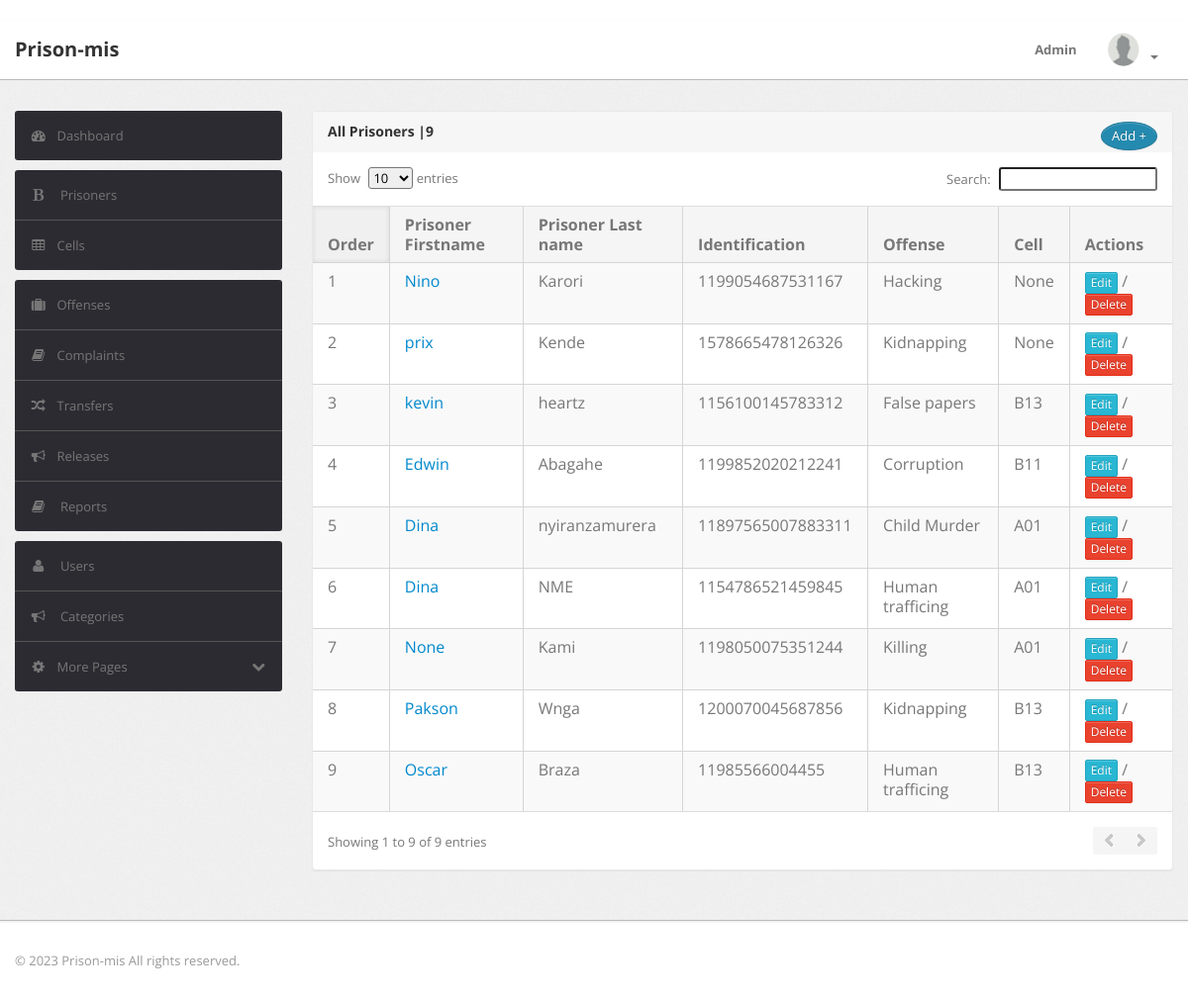
/prisoners/ (signed in), run on an earlier commit of the app's database.
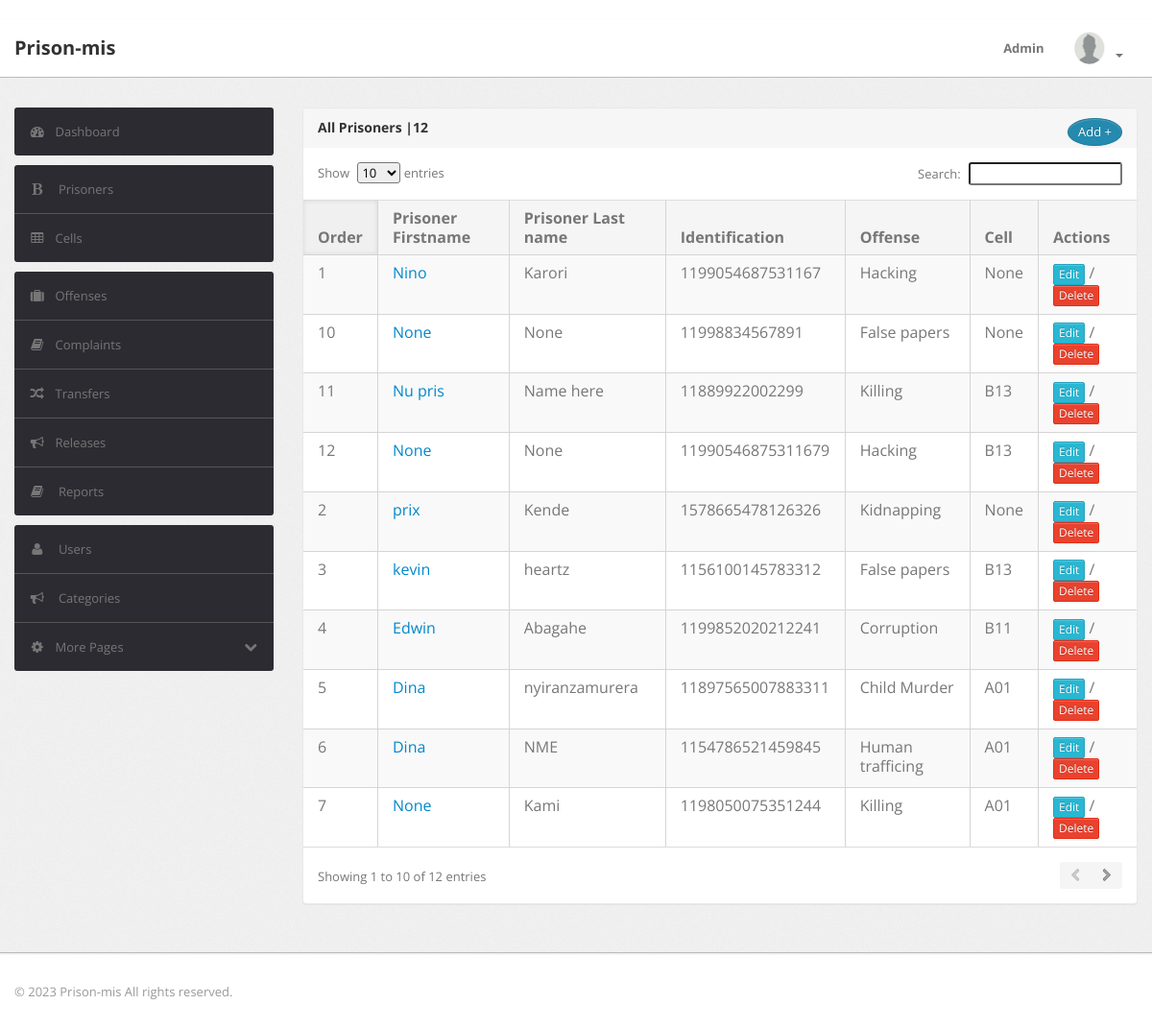
And on a later commit of the database.
### prisoners_app/models.py (models this page shows, shortened)
class Prisoner(models.Model):
    firstname = models.CharField(max_length=30, default='None')
    lastname = models.CharField(max_length=30, default='None')
    email = models.EmailField(null=True,blank=True)
    identification = models.IntegerField(max_length=16)
    phone = models.IntegerField(null=True,blank=True)
    crime = models.ForeignKey(Crime, on_delete=models.SET_NULL,null=True)
    cell = models.ForeignKey(Cell, on_delete=models.SET_NULL,null=True,blank=True)
    entry_date = models.DateField()
    release_date = models.DateField(null=True, blank=True)
    marital_status = models.TextField(max_length=10, choices = MARITAL_CHOICES)
    gender = models.TextField(max_length=10, choices = GENDER_CHOICES)
    address = models.CharField(max_length=20)
    status = models.CharField(max_length=10,choices=PRISONER_STATUS_CHOICES,default="INMATE",blank=True)
    photo = models.ImageField(upload_to='photos/', default='avatar.png')

class Crime(models.Model):
    name = models.CharField(max_length=30)
    description = models.TextField()
    detention_period = models.IntegerField()
    def __str__(self):
        return self.name

class Cell(models.Model):
    name = models.CharField(max_length=10)
    max_inmates = models.IntegerField(default=4)
    status = models.CharField(max_length=10,choices=CELL_STATUS_CHOICES,default="Empty",blank=True)
    def __str__(self):
        return self.name

### prisoners_app/views.py (the view, shortened to what this page needs)
# urls.py: path('',prisoners_view,name='prisoners'),
@login_required
def prisoners_view(request):
    prisoners = Prisoner.objects.all()
    context = {'prisoners':prisoners}
    return render(request,'prisoners.html',context)

### prisoners_app/templates/prisoners.html (shortened to what this page needs)
{% extends 'base1.html' %}
{% load crispy_forms_tags %}
{% load static %}
{% block content %}
<div class="module">
    <div class="module-head">
        <h3>
            <span>All Prisoners |{{prisoners.count}}</span>
            <a href="{% url 'prisoner_add' %}" class="btn btn-primary pull-right" style="border-radius:50%">Add +</a>
        </h3>
    </div>
    <div class="module-body table">
        <table cellpadding="0" cellspacing="0" border="0" class="datatable-1 table table-bordered table-striped	 display" width="100%">
            <thead>
                <tr>
                    <th>Order</th>
                    <th>Prisoner Firstname</th>
                    <th>Prisoner Last name</th>
                    <th>Identification</th>
                    <th>Offense</th>
                    <th>Cell</th>
                    <th>Actions</th>
                </tr>
            </thead>
            <tbody>
                {% for prisoner in prisoners %}
                <tr>
                    <td>{{forloop.counter}}</td>
                    <td><a href="{% url 'prisoner_details' prisoner.id %}">{{prisoner.firstname}}</a></td>
                    <td>{{prisoner.lastname}}</td>
                    <td>{{prisoner.identification}}</td>
                    <td>{{prisoner.crime}}</td>
                    <td class="center">{{prisoner.cell}}</td>
                    <td class="center">
                        <a class="btn btn-xs btn-info" href="{% url 'prisoner_update' prisoner.id %}">Edit</a> /
                        <a class="btn btn-xs btn-danger modal_delete" data-toggle="modal" data-target="#deletemodal" data-url="{% url 'prisoner_delete' prisoner.id %}" >Delete</a>
                    </td>
                </tr>
                {% endfor %}
            </tbody>
        </table>
    </div>
</div>
{% endblock %}

What changed in the data, as far as the page shows it:
no longer on this page (row unchanged): Prisoner: firstname "Pakson", lastname "Wnga", identification "1200070045687856", crime "Kidnapping", cell "B13"
no longer on this page (row unchanged): Prisoner: firstname "Oscar", lastname "Braza", identification "11985566004455", crime "Human trafficing", cell "B13"
added Prisoner: firstname "None", lastname "None", identification "11998834567891", crime "False papers", cell "None"
added Prisoner: firstname "Nu pris", lastname "Name here", identification "11889922002299", crime "Killing", cell "B13"
added Prisoner: firstname "None", lastname "None", identification "11990546875311679", crime "Hacking", cell "B13"
Also different on the page:
{{ prisoners.count }}: "9" → "12"
text written by a page script: "Show entries Search: Showing 1 to 9 of 9 entries" → "Show entries Search: Showing 1 to 10 of 12 entries"
